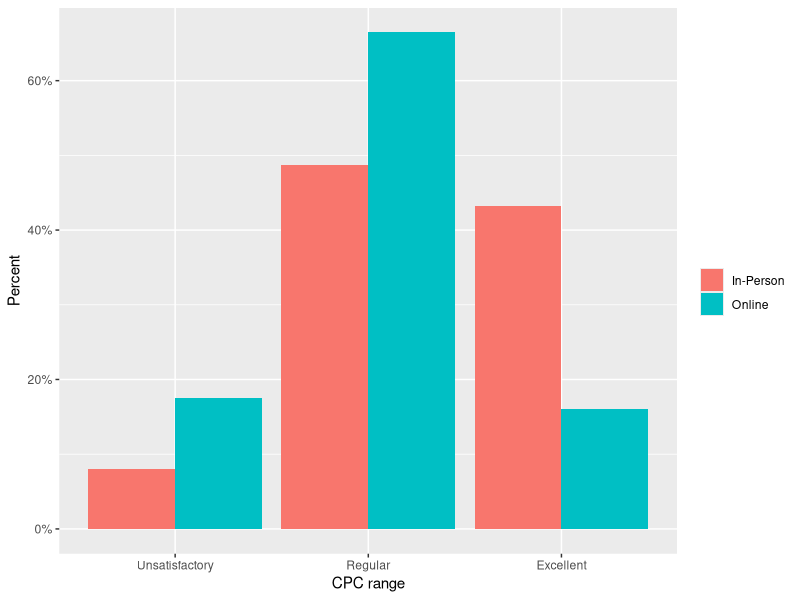

This chart was generated by the following R code:
rm (list = ls())

library(readxl)
library(dplyr)
library(ggplot2)
library(purrr)

data <- read_excel("CPC_2023.xlsx", sheet = "CPC_2023")

# Select only modality and CPC range columns
cpc <- data %>% select(cpc_range =`CPC (Faixa)`, modality = `Modalidade de Ensino`)

cpc <- cpc %>% filter(modality %in% c("Educação a Distância", "Educação Presencial")) %>%
  filter(cpc$cpc_range %in% c("1", "2", "3", "4", "5")) %>%
  mutate(modality = case_when(
    modality == "Educação a Distância" ~ "Online",
    modality == "Educação Presencial" ~ "In-Person"
  ))

tab <- cpc %>% select(cpc_range, modality) %>% table()
tab

# Joining 1 and 2 CPC range since there is no online course with CPC 1
cpc_join <- cpc %>%
  # Recode the ranges according to MEC's definitions
  mutate(cpc_range = case_when(
    cpc_range %in% c("1", "2") ~ "Unsatisfactory",
    cpc_range == "3" ~ "Regular",
    cpc_range %in% c("4", "5") ~ "Excellent",
    TRUE ~ cpc_range 
  )) %>%
  mutate(cpc_range = factor(cpc_range, levels = c("Unsatisfactory", "Regular", "Excellent"))) # set desired order

# Shows values from joint dataset in one table
tab_join <- cpc_join %>% select(cpc_range, modality) %>% table()
tab_join

prop_tab <- tab_join %>% prop.table(margin = 2)
prop_tab

# Plotting percent of courses/universities by CPC range (x-axis) and modality (color)
cpc_frame <- data.frame(prop_tab)
cpc_frame %>% ggplot(mapping = aes(x = cpc_range, fill = modality, y = Freq)) +
  geom_col(position = 'dodge') +
  scale_y_continuous(labels = scales::percent_format()) +
  labs (x = "CPC range" , y = "Percent", fill = '')

# Chi-squared test and t-test
chisq_test <- tab_join %>% chisq.test(correct = FALSE)
chisq_test

